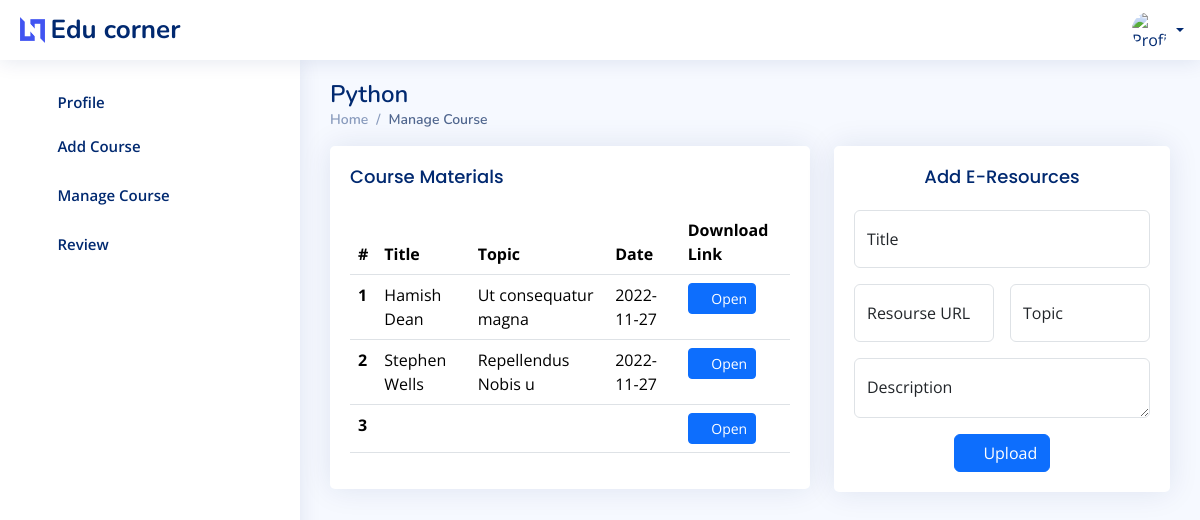
The page /teacher/coursedetails.php?id=47 on the database its author committed.
### tables this page shows
CREATE TABLE `educorner_faculty_course` (
  `course_id` int(11) NOT NULL,
  `course_title` varchar(30) NOT NULL,
  `email` varchar(20) NOT NULL,
  `course_duration` int(11) NOT NULL,
  `course_fees` int(11) NOT NULL,
  `course_description` varchar(100) NOT NULL,
  `course_syllabus` varchar(200) NOT NULL,
  `course_mode` varchar(25) NOT NULL,
  `img` varchar(100) NOT NULL DEFAULT 'coursepic',
  `startdate` date NOT NULL,
  `status` varchar(2) NOT NULL DEFAULT '0'
);

CREATE TABLE `educorner_course_materials` (
  `material_id` int(11) NOT NULL,
  `course_id` int(11) NOT NULL,
  `title` varchar(100) NOT NULL,
  `url` varchar(500) NOT NULL,
  `date` varchar(10) NOT NULL,
  `description` varchar(500) NOT NULL,
  `topic` varchar(100) NOT NULL
);

### mentor/connection.php (called while the page is built, shortened)
<?php
$conn = mysqli_connect('localhost', 'root', '', 'educorner');
function select($sql)
{
    global $conn;
    $res = mysqli_query($conn, $sql);
    if ($res) {
        return $res;
    } else {
        return False;
    }
}
?>

### teacher/coursedetails.php (the view, shortened to what this page needs)
<?php
require('header.php');
$cid=$_GET['id'];
$co=select("select * from educorner_faculty_course where course_id='$cid';");
$c=mysqli_fetch_assoc($co);
$res=select("select * from educorner_course_materials where course_id='$cid' order by date desc;");
?>
  <main id="main" class="main">
    <div class="pagetitle">
      <h1 style="text-transform: capitalize;"><?php echo $c['course_title'];?></h1>
      <nav>
        <ol class="breadcrumb">
          <li class="breadcrumb-item"><a href="index.phpl">Home</a></li>
          <li class="breadcrumb-item active" style="text-transform: capitalize;">Manage Course</li>
        </ol>
      </nav>
    </div>
    <section class="section dashboard">
      <div class="row">
        <div class="col-lg-7">
          <div class="card">
            <div class="card-body">
              <h5 class="card-title">Course Materials</h5>
              <table class="table datatable">
                <thead>
                  <tr>
                    <th scope="col">#</th>
                    <th scope="col">Title</th>
                    <th scope="col">Topic</th>
                    <th scope="col">Date</th>
                    <th scope="col">Download Link</th>
                  </tr>
                </thead>
                <tbody>
                  <?php
                  $n=1;
                  while($row=mysqli_fetch_assoc($res))
                  {
                  ?>
                  <tr>
                    <th scope="row"><?php echo $n++;?></th>
                    <td><?php echo $row['title'];?></td>
                    <td><?php echo $row['topic'];?></td>
                    <td><?php echo $row['date'];?></td>
                    <td><a class="btn btn-sm btn-primary" href="<?php echo $row['url'];?>" target="_blank"><i class="bi bi-link"></i> Open</a></td>
                  </tr>
                  <?php
                }
                ?>
                </tbody>
              </table>
            </div>
          </div>
        </div>
        <div class="col-lg-5">
            <div class="card">
            <div class="card-body">
              <h5 class="card-title text-center">Add E-Resources</h5>
              <form class="row g-3" method="POST" action="php/resourseaction.php">
                <div class="col-md-12">
                  <div class="form-floating">
                    <input type="text" name="title" class="form-control" id="floatingName" placeholder="Title" required>
                    <label for="floatingName">Title</label>
                  </div>
                </div>
                <div class="col-md-6">
                  <div class="form-floating">
                    <input type="url" name="url" class="form-control" id="floatingEmail" placeholder="URL" required>
                    <label for="floatingEmail">Resourse URL</label>
                  </div>
                </div>
                <div class="col-md-6">
                  <div class="form-floating">
                    <input type="text" class="form-control" id="floatingPassword" placeholder="Topic" name="topic" required>
                    <label for="floatingPassword">Topic</label>
                  </div>
                </div>
                <div class="col-12">
                  <div class="form-floating">
                    <textarea class="form-control" placeholder="Description" id="floatingTextarea" name="description" style="height: 60px;" required></textarea>
                    <label for="floatingTextarea">Description</label>
                  </div>
                </div>
                <div class="text-center">
                  <button type="submit" class="btn btn-primary"><i class="bi bi-upload"></i> Upload</button>
                </div>
              </form>
            </div>
          </div>
        </div>
      </div>
    </section>
  </main>
  <?php
require('footer.php');
?>

### Admin/assets/css/style.css (style rules this page uses)
:root { scroll-behavior: smooth; }
body { font-family: "Open Sans", sans-serif; background: #f6f9ff; color: #444444; }
a { color: #4154f1; text-decoration: none; }
h1, h2, h3, h4, h5, h6 { font-family: "Nunito", sans-serif; }
#main { margin-top: 60px; padding: 20px 30px; transition: all 0.3s; }
.pagetitle { margin-bottom: 10px; }
.pagetitle h1 { font-size: 24px; margin-bottom: 0; font-weight: 600; color: #012970; }
.card { margin-bottom: 30px; border: none; border-radius: 5px; box-shadow: 0px 0 30px rgba(1, 41, 112, 0.1); }
.card-title { padding: 20px 0 15px 0; font-size: 18px; font-weight: 500; color: #012970; font-family: "Poppins", sans-serif; }
.card-body { padding: 0 20px 20px 20px; }
.breadcrumb { font-size: 14px; font-family: "Nunito", sans-serif; color: #899bbd; font-weight: 600; }
.breadcrumb a { color: #899bbd; transition: 0.3s; }
.breadcrumb .breadcrumb-item::before { color: #899bbd; }
.breadcrumb .active { color: #51678f; font-weight: 600; }
@media (min-width: 1200px) { #main, #footer { margin-left: 300px; } }

### rows shown on the page
educorner_faculty_course: course_title "Python"
educorner_course_materials: title "Hamish Dean", topic "Ut consequatur magna", date "2022-11-27"
educorner_course_materials: title "Stephen Wells", topic "Repellendus Nobis u", date "2022-11-27"
